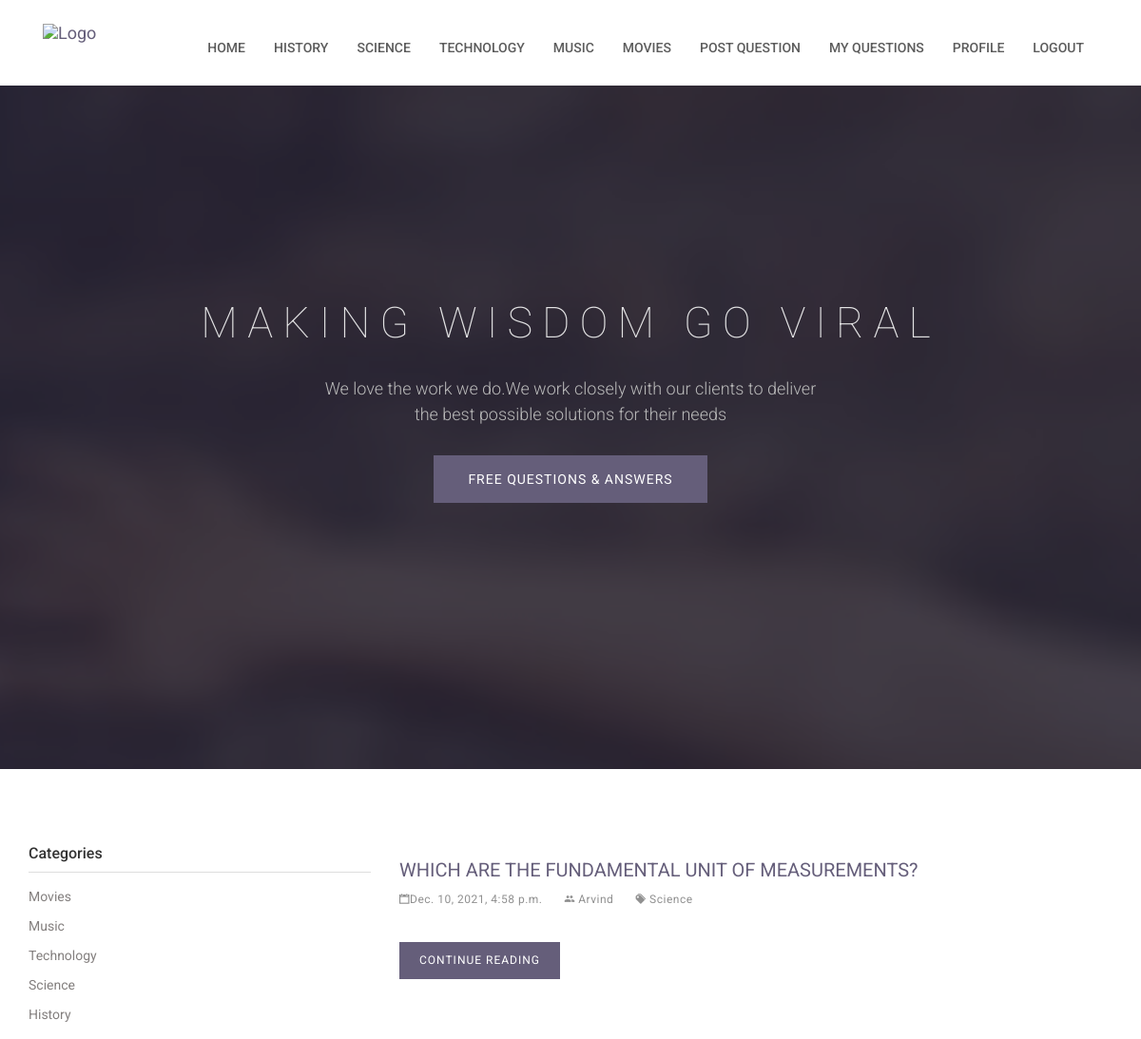
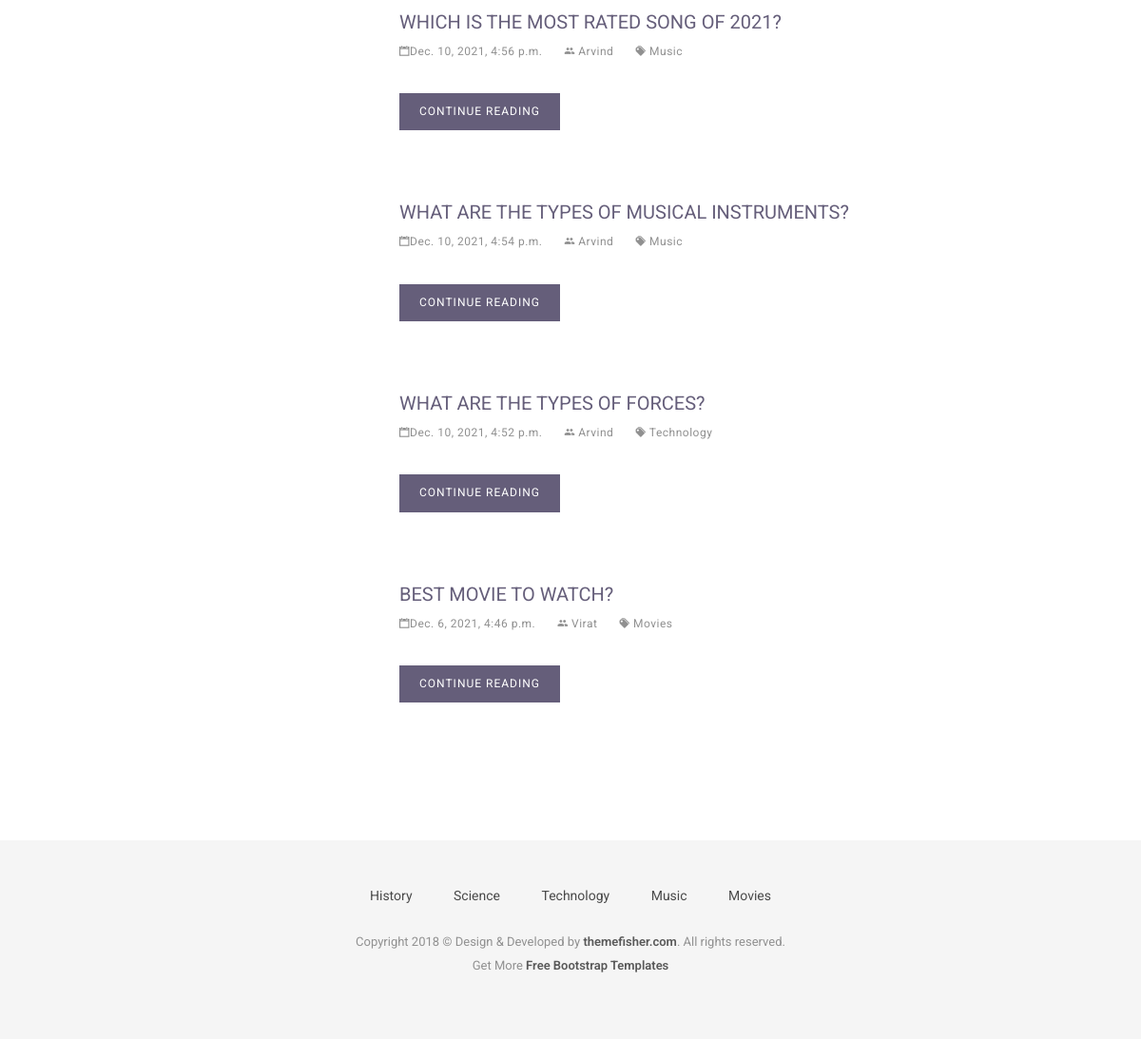
The app's page / (signed in) with its own data (2 pictures, top to bottom).
### category/models.py (models this page shows, shortened)
class Category(models.Model):
    title=models.CharField(max_length=255)
    status=models.BooleanField(default=True)

### question_answer/models.py (models this page shows, shortened)
class Question(models.Model):
    category=models.ForeignKey(Category,on_delete=models.CASCADE)
    user=models.ForeignKey(User, on_delete=models.SET_NULL,null=True,blank=True,default=None)
    question=models.CharField(max_length=50)
    status=models.BooleanField(default=True)
    added_date=models.DateTimeField()

### account/views.py (the view)
# urls.py: path('',views.homePage,name='homePage'),
def homePage(request):
    navigation_categories = Category.objects.filter(status=True).order_by('-id')[:5]
    categories = Category.objects.filter(status=True)
    questions = Question.objects.filter(status=True).order_by('-id')[:5]
    return render(request, 'home.html',{'navigation_categories':navigation_categories,
                                         'categories':categories,
                                         'questions':questions})

### templates/home.html (shortened to what this page needs)
{% extends 'base.html' %}
{% block content %}
<section class="slider">
	<div class="container">
		<div class="row">
			<div class="col-md-12">
				<div class="block">
					<h1 class="animated fadeInUp">Making wisdom go viral </h1>
					<p class="animated fadeInUp">We love the work we do.We work closely with our clients to
						deliver </br> the best possible solutions for their needs</p>
					<a href="{% url 'homePage' %}" target="_blank"
						class="btn btn-main animated fadeInUp">Free Questions & Answers</a>
				</div>
			</div>
		</div>
	</div>
</section>
<div class="page-wrapper">
	<div class="container">
		<div class="row">
			<div class="col-md-4">
				<aside class="sidebar">
					<div class="widget widget-category">
						<h4 class="widget-title">Categories</h4>
						<ul class="widget-category-list">
							{% for category in categories %}
							   <li><a href="{% url 'categoryQuestion' category_id=category.id %}">{{category.title|title}}</a></li>
							{% endfor %}
						</ul>
					</div>
				</aside>
			</div>
			<div class="col-md-8">
				{% for question in questions %}
					<div class="post">
						<h3 class="post-title"><a href="{% url 'QuestionDetails' question_id=question.id %}">{{question.question|title}}</a></h3>
						<div class="post-meta">
							<ul>
								<li>
									<i class="ion-calendar"></i>{{question.added_date}}
								</li>
							    {% if question.user %}
									<li>
										<i class="ion-android-people"></i> {{question.user.first_name}}
									</li>
								{% endif %}
								<li>
									<a href=""><i class="ion-pricetags"></i> {{question.category.title}}</a>
								</li>
							</ul>
						</div>
						<div class="post-content">
							<a href="{% url 'QuestionDetails' question_id=question.id %}" class="btn btn-main">Continue Reading</a>
						</div>
					</div>
				{% endfor %}
			</div>
		</div>
	</div>
</div>
{% endblock %}

### templates/base.html (shortened to what this page needs)
{% load static %}
<!DOCTYPE html>
<html class="no-js">
<head>
    <link rel="stylesheet" href="{% static 'plugins/bootstrap/bootstrap.min.css' %}">
    <link rel="stylesheet" href="{% static 'plugins/Ionicons/css/ionicons.min.css' %}">
    <link rel="stylesheet" href="{% static 'plugins/animate-css/animate.css' %}">
    <link rel="stylesheet" href="{% static 'plugins/magnific-popup/magnific-popup.css' %}">
    <link rel="stylesheet" href="{% static 'plugins/slick/slick.css' %}">
    <link rel="stylesheet" href="{% static 'css/style.css' %}">
</head>
<body id="body">
    <header class="navigation">
        <div class="container">
            <div class="row">
                <div class="col-md-12">
                    <nav class="navbar">
                        <div class="container-fluid">
                            <div class="navbar-header">
                                <a class="navbar-brand" href= "{% url 'homePage' %}" >
                                    <img src="{% static 'images/logo.png' %}" alt="Logo" width="138px">
                                </a>
                            </div>
                            <div class="collapse navbar-collapse" id="bs-example-navbar-collapse-1">
                                <ul class="nav navbar-nav navbar-right">
                                    <li><a href="{% url 'homePage' %}">Home</a></li>
                                    {% for category in navigation_categories%}
                                         <li><a href="{% url 'categoryQuestion' category_id=category.id %}">{{category.title}}</a></li>
                                    {% endfor %}
                                    {% if request.user.is_authenticated %}
                                    <li><a href="{% url 'postQuestion'%}">Post Question</a></li>
                                    <li><a href="{% url 'myQuestions'%}">My Questions</a></li>
                                    <li><a href="{% url 'userProfile' %}">Profile</a></li>
                                    <li><a href="{% url 'user-logout' %}">LogOut</a></li>
                                    {% else %}
                                    <li><a href="{% url 'UserLogin' %}">Login</a></li>
                                    <li><a href="{% url 'UserRegistration' %}">Registration</a></li>
                                    {% endif %}
                                </ul>
                            </div>
                        </div>
                    </nav>
                </div>
            </div>
        </div>
    </header>
{% block content %}
{% endblock %}
    <footer class="footer">
        <div class="container">
            <div class="row">
                <div class="col-md-12">
                    <div class="footer-manu">
                        <ul>
                            {% for category in navigation_categories%}
                                <li><a href="{% url 'categoryQuestion' category_id=category.id %}">{{category.title}}</a></li>
                            {% endfor %}
                        </ul>
                    </div>
                    <p class="copyright">Copyright 2018 &copy; Design & Developed by <a
                            href="http://www.themefisher.com">themefisher.com</a>. All rights reserved.
                        <br>
                        Get More <a href="https://themefisher.com/free-bootstrap-templates/" target="_blank">Free
                            Bootstrap Templates</a>
                    </p>
                </div>
            </div>
        </div>
    </footer>
</body>
</html>

### reddit/assets/css/style.css (style rules this page uses)
body { line-height: 1.5; font-family: "Roboto", sans-serif; -webkit-font-smoothing: antialiased; }
h1, h2, h3, h4, h5, h6 { font-family: "Roboto", sans-serif; }
h1, h2, h3, h4, h5, h6 { font-weight: 400; }
h1 { font-size: 40px; }
h3 { font-size: 20px; }
h4 { font-size: 18px; }
p { color: #7B7B7B; font-size: 15px; font-family: "Roboto", sans-serif; }
ol, ul { margin: 0; padding: 0; list-style: none; }
a, a:focus, a:hover { text-decoration: none; outline: 0; color: #655E7A; }
.btn-main, .btn-transparent, .btn-small { background: #655E7A; color: #fff; display: inline-block; font-size: 14px; letter-spacing: 1px; padding: 14px 35px; text-transform: uppercase; border-radius: 0; transition: all 0.2s ease; }
.page-wrapper { padding: 70px 0; }
.overly, .page-title, .slider { position: relative; }
.overly:before, .page-title:before, .slider:before { content: ""; position: absolute; left: 0; top: 0; bottom: 0; right: 0; width: 100%; height: 100%; background: #1d192c; opacity: 0.8; }
header { background: #fff; padding: 20px 0; }
header .navbar { margin-bottom: 0px; border: 0px; }
header .navbar-brand { padding-top: 5px; }
.navigation { background: #fff; padding: 20px 0; }
.navigation .navbar { margin-bottom: 0px; border: 0px; }
.navigation .navbar-brand { padding-top: 5px; }
.navigation .navbar { background: none; border: 0px; }
.navigation .navbar .navbar-nav { padding-top: 10px; }
.navigation .navbar .navbar-nav > li > a { color: #5C5C5C; padding: 10px 15px; font-weight: 500; font-size: 14px; text-transform: uppercase; }
.slider { background: url("../images/slider-bg.jpg") no-repeat; background-size: cover; background-attachment: fixed; background-position: 10% 0%; padding: 200px 0 280px 0; position: relative; }
.slider .block { color: #E3E3E4; text-align: center; }
.slider .block h1 { font-weight: 100; font-size: 45px; line-height: 60px; letter-spacing: 10px; padding-bottom: 15px; text-transform: uppercase; }
.slider .block p { margin-bottom: 30px; color: #b9b9b9; font-size: 18px; line-height: 27px; font-weight: 300; }
.widget { margin-bottom: 30px; padding-bottom: 35px; }
.widget .widget-title { margin-bottom: 15px; padding-bottom: 10px; font-size: 16px; color: #333; font-weight: 500; border-bottom: 1px solid #dedede; }
.widget.widget-category ul li { margin-bottom: 10px; }
.widget.widget-category ul li a { color: #837f7e; transition: all 0.3s ease; }
.widget.widget-category ul li a:before { padding-right: 10px; }
.post { background: #fff; margin-bottom: 40px; padding-bottom: 20px; }
.post .post-title { margin-top: 10px; margin: 25px 0 0; text-transform: uppercase; }
.post .post-title a { color: #655E7A; }
.post .post-meta { font-size: 13px; margin-top: 10px; }
.post .post-meta ul li { display: inline-block; color: #909090; margin-right: 20px; font-size: 12px; letter-spacing: .5px; }
.post .post-meta ul li a { color: #909090; }
.post .post-content { margin-top: 20px; }
.post .post-content .btn-main, .post .post-content .btn-transparent, .post .post-content .btn-small { padding: 10px 20px; margin: 15px 0; font-size: 12px; }
.footer { background: #F5F5F5; text-align: center; padding-top: 48px; padding-bottom: 55px; }
.footer p { font-size: 13px; line-height: 25px; color: #919191; }
.footer a { color: #595959; }
.footer .footer-manu { padding-bottom: 25px; }
.footer .footer-manu ul { margin: 0px; padding: 0px; }
.footer .footer-manu ul li { display: inline-block; padding: 0px 20px; }
.footer .footer-manu ul li a { display: inline-block; color: #494949; }
.footer .copyright a { font-weight: 600; }

### records on screen
Category: title "HISTORY", title "History"
Category: title "SCIENCE", title "Science"
Category: title "TECHNOLOGY", title "Technology"
Category: title "MUSIC", title "Music"
Category: title "MOVIES", title "Movies"
Question: question "WHICH ARE THE FUNDAMENTAL UNIT OF MEASUREMENTS?", added_date "Dec. 10, 2021, 4:58 p.m.", user.first_name "Arvind", category "Science"
Question: question "WHICH IS THE MOST RATED SONG OF 2021?", added_date "Dec. 10, 2021, 4:56 p.m.", user.first_name "Arvind", category "Music"
Question: question "WHAT ARE THE TYPES OF MUSICAL INSTRUMENTS?", added_date "Dec. 10, 2021, 4:54 p.m.", user.first_name "Arvind", category "Music"
Question: question "WHAT ARE THE TYPES OF FORCES?", added_date "Dec. 10, 2021, 4:52 p.m.", user.first_name "Arvind", category "Technology"
Question: question "BEST MOVIE TO WATCH?", added_date "Dec. 6, 2021, 4:46 p.m.", user.first_name "Virat", category "Movies"
